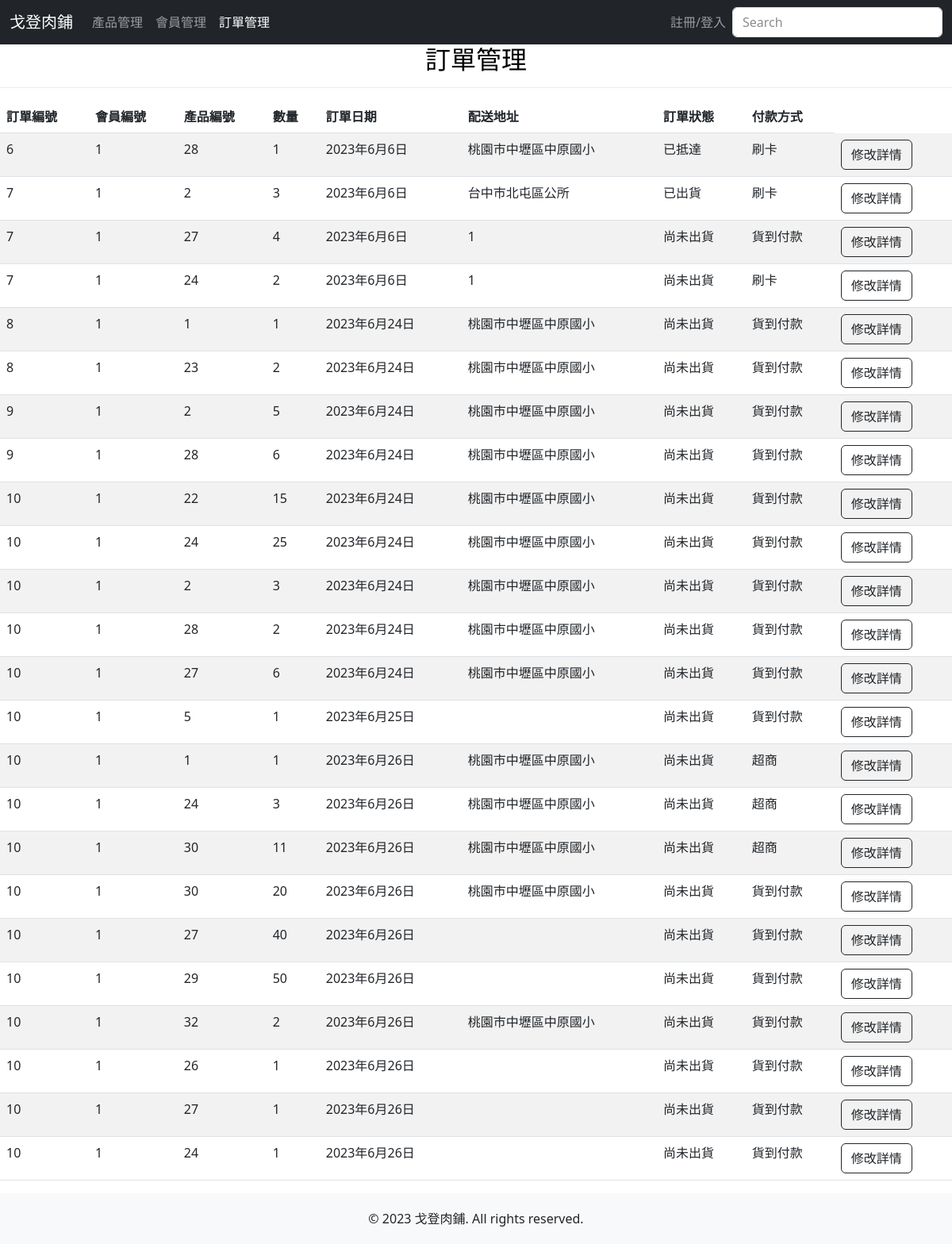
The app's page /orders_view/, older data.
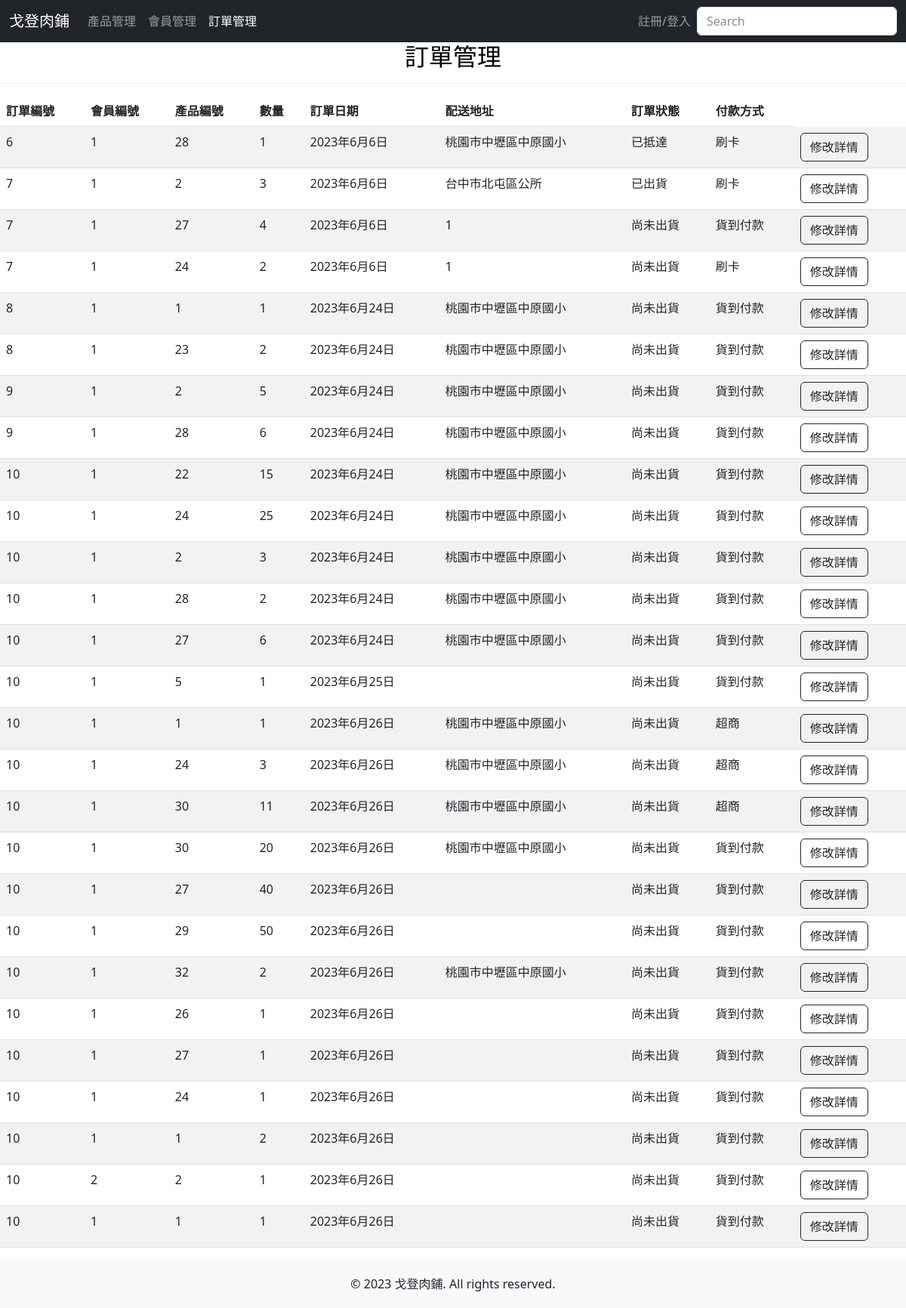
The same page, newer data.
### mywebsite/models.py (models this page shows)
class order_detail(models.Model):
    PAYMENT_METHOD_CHOICES = [
        ('COD', '貨到付款'),
        ('CC', '刷卡'),
        ('CVS', '超商'),
    ]
    ORDER_STATUS_CHOICES = [
        ('NOT_SHIPPED', '尚未出貨'),
        ('SHIPPED', '已出貨'),
        ('ARRIVED', '已抵達'),
    ]
    ODID = models.AutoField('訂單明細編號', primary_key=True)
    OID = models.IntegerField('訂單編號')
    MID = models.CharField('會員編號', max_length=1000)
    PID = models.CharField('產品編號', max_length=1000)
    PNUM = models.IntegerField('數量')
    ODate = models.DateField('訂單日期', auto_now_add=True)
    OAddr = models.CharField('配送地址', max_length=100)
    OStatus = models.CharField('訂單狀態',max_length=12, choices=ORDER_STATUS_CHOICES, default='NOT_SHIPPED')
    OPayment = models.CharField('付款方式',max_length=3, choices=PAYMENT_METHOD_CHOICES, default='COD')

### mywebsite/views.py (the view)
# urls.py: path('orders_view/', views.orders_view),
def orders_view(request):
    ord = order_detail.objects.all()
    return render(request, 'orders_page.html', locals())

### templates/orders_page.html (shortened to what the changed rows need)
<!DOCTYPE html>
<html>
    <head>
        <link href="https://cdn.jsdelivr.net/npm/bootstrap@5.3.0-alpha3/dist/css/bootstrap.min.css" rel="stylesheet">
        {% load static %}
        <link href="{% static 'css/styles.css'%}" rel="stylesheet" />
        <link rel="stylesheet" href="https://use.fontawesome.com/releases/v5.6.3/css/all.css"
>
    </head>
    <body id="page-top" style="display: flex; flex-direction: column; min-height: 100vh;">
        <div id = "order">
            <div class="color-block h2-with-border">
              <h2 class="tit">訂單管理</h2>
            </div>
            <div class="table-responsive">
              <table class="table table-striped table-hover table-custom">
                <thead class="thead-dark">
                <thead>
                  <tr>
                    <th>訂單編號</th>
                    <th>會員編號</th>
                    <th>產品編號</th>
                    <th>數量</th>
                    <th>訂單日期</th>
                    <th>配送地址</th>
                    <th>訂單狀態</th>
                    <th>付款方式</th>
                  </tr>
                </thead>
                <tbody>
                  {% for o in ord %}
                  <tr>
                    <form action="/or_e_view/" method = "POST">{% csrf_token %}
                      <td>{{ o.OID }}</td>
                      <td>{{ o.MID }}</td>
                      <td>{{ o.PID }}</td>
                      <td>{{ o.PNUM }}</td>
                      <td>{{ o.ODate }}</td>
                      <td>{{ o.OAddr }}</td>
                      <td>
                        {% if o.OStatus == 'NOT_SHIPPED' %}尚未出貨{% endif %}
                        {% if o.OStatus == 'SHIPPED' %}已出貨{% endif %}
                        {% if o.OStatus == 'ARRIVED' %}已抵達{% endif %}
                      </td>
                      <td>
                        {% if o.OPayment == 'COD' %}貨到付款{% endif %}
                        {% if o.OPayment == 'CC' %}刷卡{% endif %}
                        {% if o.OPayment == 'CVS' %}超商{% endif %}
                      </td>
                      <td>
                        <input type="submit" value="修改詳情" class="btn btn-outline-dark">
                      </td>
                    </form>
                  </tr>
                  {% endfor %}
              </table>
            </div>
          </div>
</body>
</html>

Row changes from the older to the newer data that the page shows:
added order_detail: OID "10", MID "1", PID "1", PNUM "2", ODate "2023年6月26日", OStatus "尚未出貨", OPayment "貨到付款"
added order_detail: OID "10", MID "2", PID "2", PNUM "1", ODate "2023年6月26日", OStatus "尚未出貨", OPayment "貨到付款"
added order_detail: OID "10", MID "1", PID "1", PNUM "1", ODate "2023年6月26日", OStatus "尚未出貨", OPayment "貨到付款"
